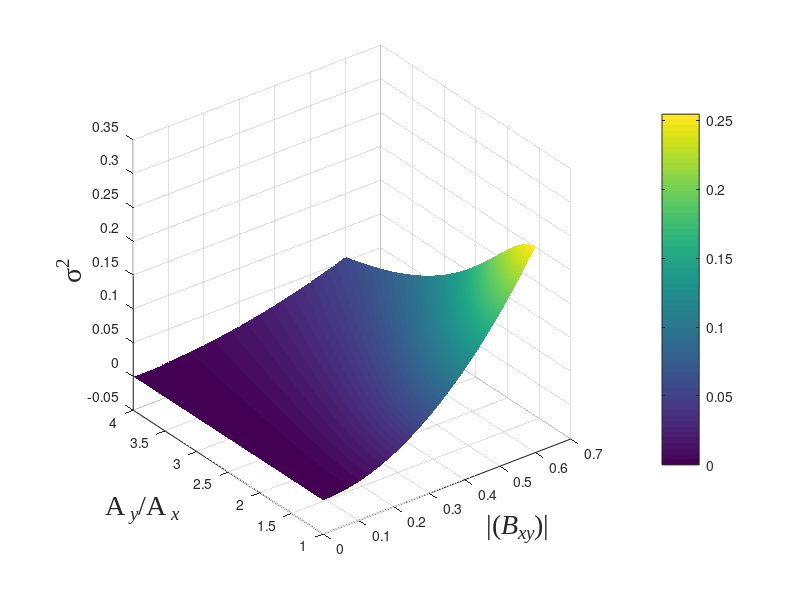

Write the MATLAB code that produced this figure.

clear
clc
%%
Ax=1;
sigma_S=10; %the effective beamwidth
delta_xx=2;
%delta_yy=0.045;
delta_yy=delta_xx;
delta_xy=2.5;
%Ay=Ax*A_ratio;
N=300;
x=linspace(0,0.6,N);                                                           
y=linspace(1,4,N);
Sintillation_in=zeros(N,N);
Sintillation_focus=zeros(N,N);
%%

%%
for B =1:N
    for A=1:N
        Bxy=x(B);
        A_ratio=y(A);
        Sintillation_in=((Ax.^2).^2+2.*(Ax.*(Ax.*A_ratio).*Bxy).^2+((Ax.*A_ratio).^2).^2)./((Ax.^2+(Ax.*A_ratio)^2).^2);
%%
        omiga_xx=((1/(4*sigma_S^2))+(1/(delta_xx^2)))^(-0.5);
omiga_yy=((1/(4*sigma_S^2))+(1/(delta_yy^2)))^(-0.5);
omiga_xy=((1/(4.*sigma_S.^2))+(1./(delta_xy.^2))).^(-0.5);
%Sintillation_focus=((Ax.*omiga_xx).^4+2.*(Ax.^2.*Ay.^2.*Bxy(i).^2.*omiga_xy.^4)+(Ay.*omiga_yy).^4)./((Ax.^2.*omiga_xx.^2+Ay^2.*omiga_yy).^2);
P=( 1 -( 4.*(Ax^2.*(Ax.*A_ratio)^2.*omiga_xx.^2.*omiga_yy.^2  - Ax.^2 .*(Ax.*A_ratio).^2 .*Bxy.^2 .*omiga_xy.^4  )./(Ax^2.*omiga_xx.^2 + (Ax.*A_ratio)^2.*omiga_yy.^2 ) )   ).^0.5;
%Sintillation_focus=(1/2).*(1+P.^2);
Sintillation_focus=((Ax.*omiga_xx).^4+2.*(Ax.^2.*(Ax.*A_ratio).^2.*Bxy.^2.*omiga_xy.^4)+((Ax.*A_ratio).*omiga_yy).^4)./((Ax.^2.*omiga_xx.^2+(Ax.*A_ratio).^2.*omiga_yy.^2).^2);
Sintillation_delta(B,A)=Sintillation_focus-Sintillation_in;
    end
end
%%
Sintillation_delta=Sintillation_delta';
figure();
[Bxy,A_ratio]=meshgrid(x,y);
surf(Bxy,A_ratio,Sintillation_delta);
%%
shading interp
axis square
%%
%set(gca,'XTick',[-r1,-r1/2,0,r1/2, r1],'fontname','Times New Roman','FontSize',20);
%set(gca,'YTick',[0,r2/4, r2/2, 3*r2/4, r2],'fontname','Times New Roman','FontSize',20);
%xlim([-r1 r1])
%zlim([0 1])
%ylim([0 r2])
%set(gca,'ylim',[-r2,r2]);%设置x轴坐标范围
% set(gca,'ytick',-r2:pi/4:r2);%设置x轴坐标间隔
% set(gca,'YTickLabel',{'-\pi/2','-\pi/4','0','\pi/4','\pi/2'});%\pi=π
% 
% set(gca,'ZTickLabel',{'0','0.2','0.4','0.6','0.8','1'});
% 
% set(gca,'xTickLabel',num2str(get(gca,'xTick')'))
%set(gca,'yTickLabel',num2str(get(gca,'yTick')'))
%ytickformat('%.2f')
xlabel('|{(\itB_{xy}})|','fontname','Times New Roman','FontSize',20)
ylabel('{  A_{\it y}/A_{\it x}} ','fontname','Times New Roman','FontSize',20)
zlabel('\sigma^2 ','fontname','Times New Roman','FontSize',20)
h=colorbar;
%set(h,'ylim',[0,1],'Ticks',[0,0.1,0.2,0.3,0.4,0.5,0.6,0.7,0.8,0.9,1])
